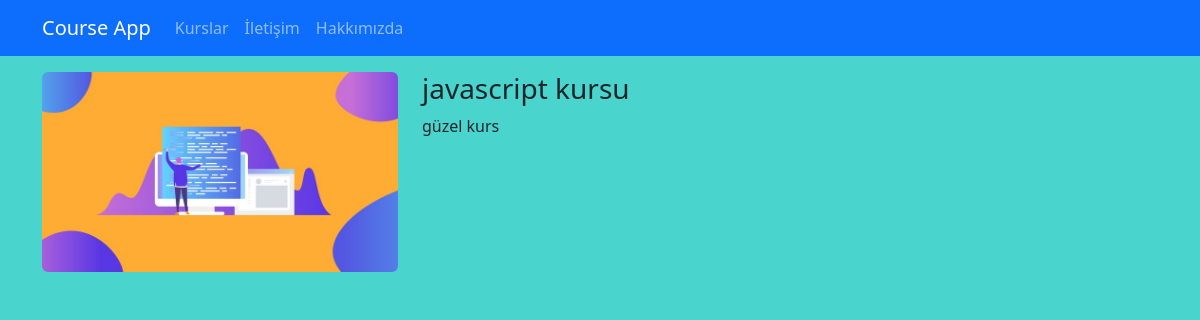
The page /kurs/javascript-kursu on the database as committed earlier.
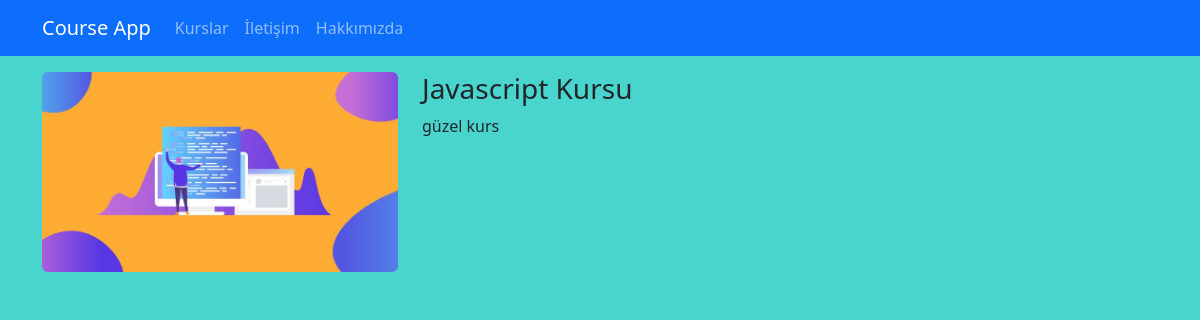
The same page on the database as committed later.
### courses/models.py (models this page shows, shortened)
class Course(models.Model):
    title = models.CharField(max_length=50)
    description = models.TextField()
    imageUrl = models.CharField(max_length=50, blank=False)
    date = models.DateField(auto_now=True)
    isActive = models.BooleanField()
    slug = models.SlugField(default="", blank=True, editable=False, null=False, unique=True, db_index=True)
    category = models.ForeignKey(Category, default=1, on_delete=models.CASCADE, related_name="kurslar")

### courses/views.py (the view)
# urls.py: path('<slug:slug>', details, name="course_details"),
def details(request, slug):
    course = get_object_or_404(Course, slug= slug)
    context = dict(
        course = course
    )
    return render(request, "courses/details.html", context)

### courses/templates/courses/details.html (shortened to what this page needs)
{% extends 'layout.html' %}
{% load static %}
{% block css_files %}
    <link rel="stylesheet" href="{% static 'courses/css/style.css' %}">
{% endblock %}
{% block content %}
    <div class="container mt-3">
        <div class="row">
            <div class="col-4">
                <img class="img-fluid rounded" src="{% static 'courses/img/'|add:course.imageUrl %}" alt="{{ course.title }}">
            </div>
            <div class="col-8">
               <h1 class="h3">{{ course.title }}</h1>
               <p>
                {{ course.description }}
               </p>
            </div>
        </div>
    </div>
{% endblock content %}

### templates/layout.html (shortened to what this page needs)
{% load static %}
<!DOCTYPE html>
<html lang="tr">
<head>
    <link rel="stylesheet" href="{% static 'css/bootstrap.min.css' %}"/>
    {% block css_files %}{% endblock %}
</head>
<body>
    {% include 'partials/_nav.html' %}
    {% block content %}{% endblock content %}
</body>
</html>

### templates/partials/_nav.html
    <nav class="navbar navbar-expand-lg bg-primary navbar-dark">
        <div class="container">
            <a href="/" class="navbar-brand">Course App</a>
            <ul class="navbar-nav me-auto">
                <li class="nav-item">
                    <a href="/" class="nav-link">Kurslar</a>
                </li>
                <li class="nav-item">
                    <a href="/contact" class="nav-link">İletişim</a>
                </li>
                <li class="nav-item">
                    <a href="/about" class="nav-link">Hakkımızda</a>
                </li>
            </ul>
        </div>
    </nav>

### courses/static/courses/css/style.css (style rules this page uses)
body { background-color: rgb(73, 212, 205); }

Rows that differ between the two databases and show on the page:
changed Course "güzel kurs": title "javascript kursu" → "Javascript Kursu"
